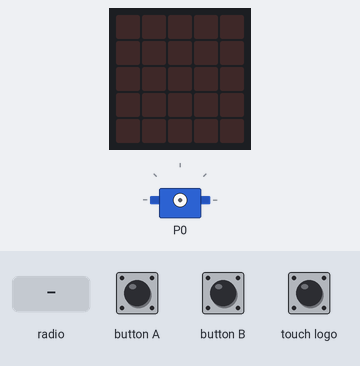
Recording of a program running on a simulated BBC micro:bit (MakeCode). Parts: the board's 5×5 LED display, servo. Inputs (shaded band) come from the test bench.

Above: at 1.2 s.
1.3 s: radio message "0" arrives
At 2.9 s:
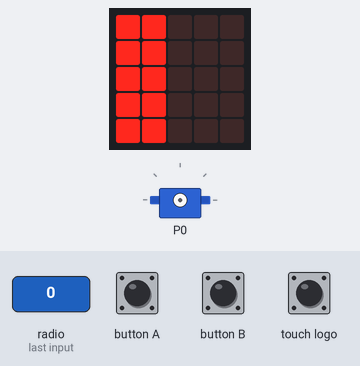
13.3 s: radio message "0" arrives
At 20.1 s:
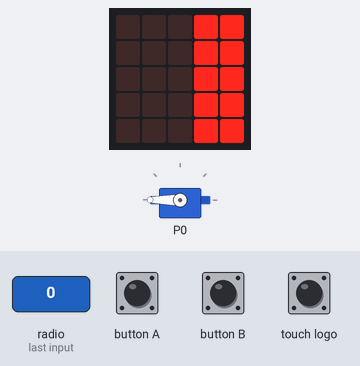
Timing chart, 0 to 20.3 s (numbered marks = the images above; inputs shaded):
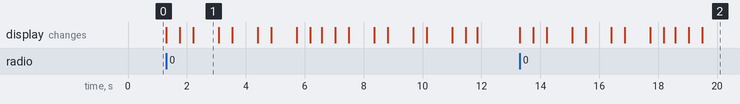

Measured:
- after the input at 1.3 s, the display: changes at once (image 1)
- after the input at 13.3 s, the display: first changes at once (image 2 shows a later state)
- what the display in image 1 shows lasts 0.9 s, from 2.2 s to 3.1 s

The program:

main.ts
```typescript
radio.onReceivedNumber(function (receivedNumber) {
    if (receivedNumber == 0) {
        Ezkerreko_intermitentea()
    }
    if (receivedNumber == 0) {
        Eskuineko_intermitentia()
    }
    if (receivedNumber == 0) {
        Limpiaparabrisas()
    }
})
function Limpiaparabrisas () {
    pins.servoWritePin(AnalogPin.P0, 180)
    basic.pause(100)
    pins.servoWritePin(AnalogPin.P0, 180)
}
function Eskuineko_intermitentia () {
    for (let index = 0; index < 4; index++) {
        basic.showLeds(`
            . . . # #
            . . . # #
            . . . # #
            . . . # #
            . . . # #
            `)
        basic.pause(60)
        basic.showLeds(`
            . . . . .
            . . . . .
            . . . . .
            . . . . .
            . . . . .
            `)
        basic.pause(60)
        basic.showLeds(`
            . . . # #
            . . . # #
            . . . # #
            . . . # #
            . . . # #
            `)
        basic.clearScreen()
    }
}
function Ezkerreko_intermitentea () {
    for (let index = 0; index < 4; index++) {
        basic.showLeds(`
            # # . . .
            # # . . .
            # # . . .
            # # . . .
            # # . . .
            `)
        basic.pause(60)
        basic.showLeds(`
            . . . . .
            . . . . .
            . . . . .
            . . . . .
            . . . . .
            `)
        basic.pause(60)
        basic.showLeds(`
            # # . . .
            # # . . .
            # # . . .
            # # . . .
            # # . . .
            `)
        basic.clearScreen()
    }
}
radio.setGroup(3)
basic.forever(function () {
    if (input.buttonIsPressed(Button.A)) {
        radio.sendNumber(1)
    }
    if (input.buttonIsPressed(Button.B)) {
        radio.sendNumber(2)
    }
    if (input.logoIsPressed()) {
        radio.sendNumber(3)
    }
})
```

test.ts
```typescript
// aquí va el archivo "tests"; esto no se compilará cuando este paquete se utilice como una extensión.
```
